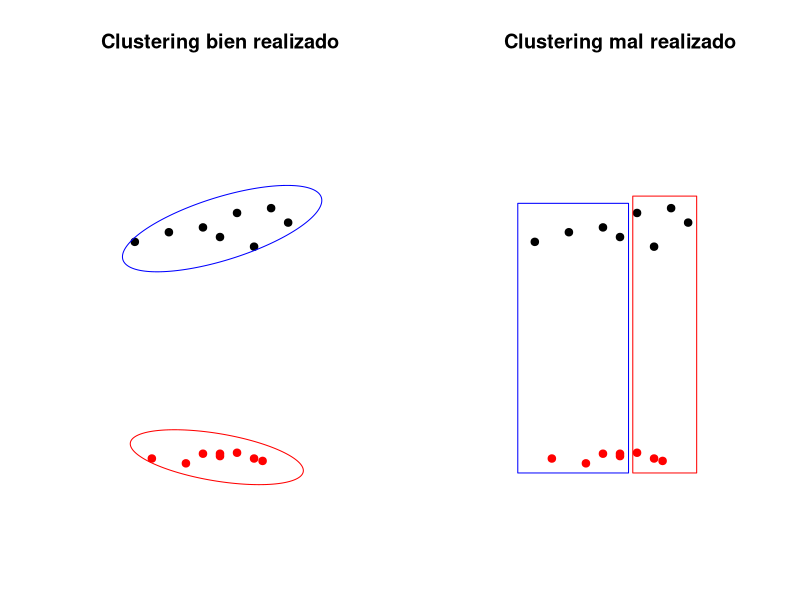
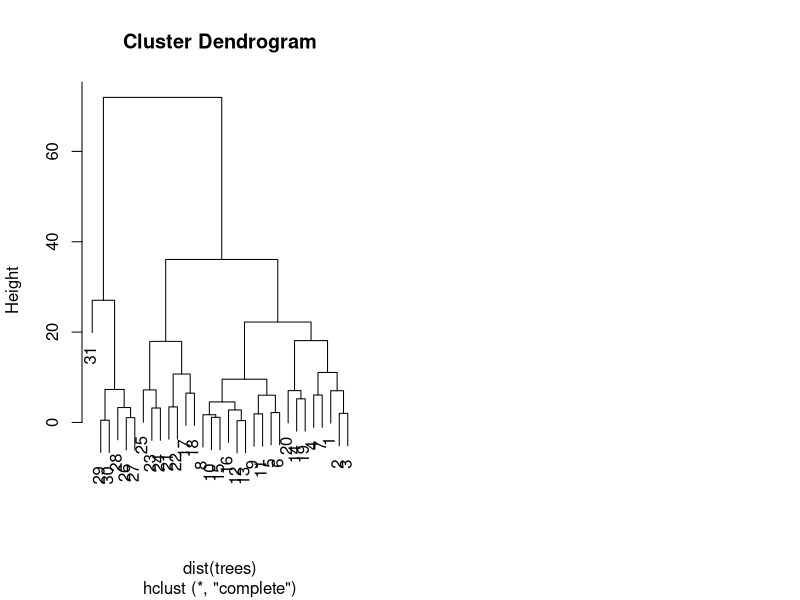

R code for these plots, in order:
## ---- chunk 1
knitr::opts_chunk$set(echo = TRUE)
## ---- chunk 2
par(mfrow=c(1,2))
xp=c(1,1.2,1.4,1.5,1.6,1.7,1.8,1.9,1.1,1.3,1.4,1.5,1.5,1.6,1.7,1.75)
yp=c(5,5.2,5.3,5.1,5.6,4.9,5.7,5.4,0.5,0.4,0.6,0.55,0.6,0.62,0.5,0.45)
color=c(rep("black",8),rep("red",8))
plot(xp,yp,xlim=c(0.75,2.25),ylim=c(0,8),axes= FALSE,pch=19,xlab="",ylab="",col=color,main="Clustering bien realizado")
xc <- mean(xp[1:8]) # center x_c or h
yc <- mean(yp[1:8]) # y_c or k
a <- (max(xp[1:8])-min(xp[1:8]))*0.65 # major axis length
b <- (max(yp[1:8])-min(yp[1:8]))*0.85 # minor axis length
phi <- 0 # angle of major axis with x axis phi or tau

t <- seq(0, 2*pi, 0.01) 
x <- xc + a*cos(t)*cos(phi) - b*sin(t)*sin(phi)
y <- yc + a*cos(t)*cos(phi) + b*sin(t)*cos(phi)
lines(x,y,pch=19, col='blue')

xc <- mean(xp[9:16]) # center x_c or h
yc <- mean(yp[9:16]) # y_c or k
a <- (max(xp[9:16])-min(xp[9:16]))*0.55 # major axis length
b <- (max(yp[9:16])-min(yp[9:16]))*3 # minor axis length
phi <- -15 # angle of major axis with x axis phi or tau

t <- seq(0, 2*pi, 0.01) 
x <- xc + a*cos(t)*cos(phi) - b*sin(t)*sin(phi)
y <- yc + a*cos(t)*cos(phi) + b*sin(t)*cos(phi)
lines(x,y,pch=19, col='red')

plot(xp,yp,xlim=c(0.75,2.25),ylim=c(0,8),axes= FALSE,pch=19,xlab="",ylab="",col=color,main="Clustering mal realizado")
library(graphics)
rect(min(xp)-0.1,min(yp)-0.2,max(c(xp[1:4],xp[9:12]))+0.05,max(yp)+0.1,col=NA,border="blue")
rect(min(xp[14:16])-0.025,min(yp[14:16])-0.25,max(xp[5:8])+0.05,max(yp[5:8])+0.25,col=NA,border="red")
## ---- chunk 3
plot(hclust(dist(trees)))
